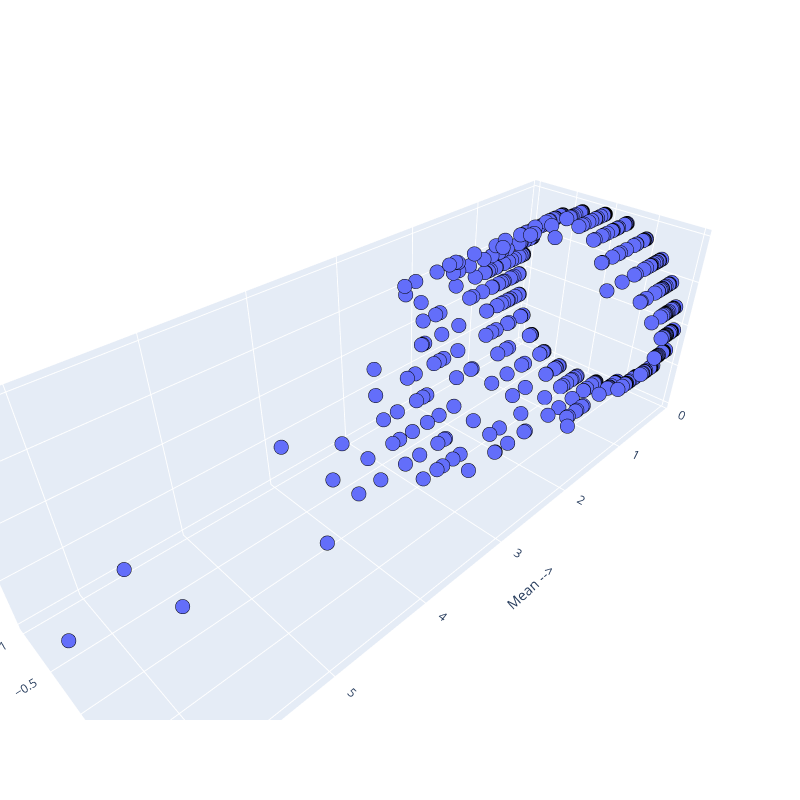

Write notebook code for a chart like this one.
### Code cell
# 3d scatterplot using plotly
Scene = dict(xaxis = dict(title  = 'Mean -->'),yaxis = dict(title  = 'Sum--->'),zaxis = dict(title  = 'Std-->'))

# model.labels_ is nothing but the predicted clusters i.e y_clusters
trace = go.Scatter3d(x=df1.iloc[:, 0], y=df1.iloc[:, 1], z=df1.iloc[:, 2], mode='markers',marker=dict(size= 5, line=dict(color= 'black',width = 10)),text=df1['date'])
layout = go.Layout(margin=dict(l=0,r=0),scene = Scene,height = 800,width = 800)
data = [trace]
fig = go.Figure(data = data, layout = layout)
fig.show()

### Figure 1 — Plotly figure (JSON) as saved in the notebook; plotly's stock layout.template omitted (floating-point values rounded to 4 significant figures; data arrays with more than 128 entries replaced by an {"elided": "..."} marker saying what was removed)
{"data": [{"marker": {"line": {"color": "black", "width": 10}, "size": 5}, "mode": "markers", "text": {"elided": "432 str values"}, "type": "scatter3d", "x": {"elided": "432 float values"}, "y": {"elided": "432 float values"}, "z": {"elided": "432 float values"}}], "layout": {"height": 800, "margin": {"l": 0, "r": 0}, "scene": {"xaxis": {"title": {"text": "Mean -->"}}, "yaxis": {"title": {"text": "Sum--->"}}, "zaxis": {"title": {"text": "Std-->"}}}, "width": 800}}
